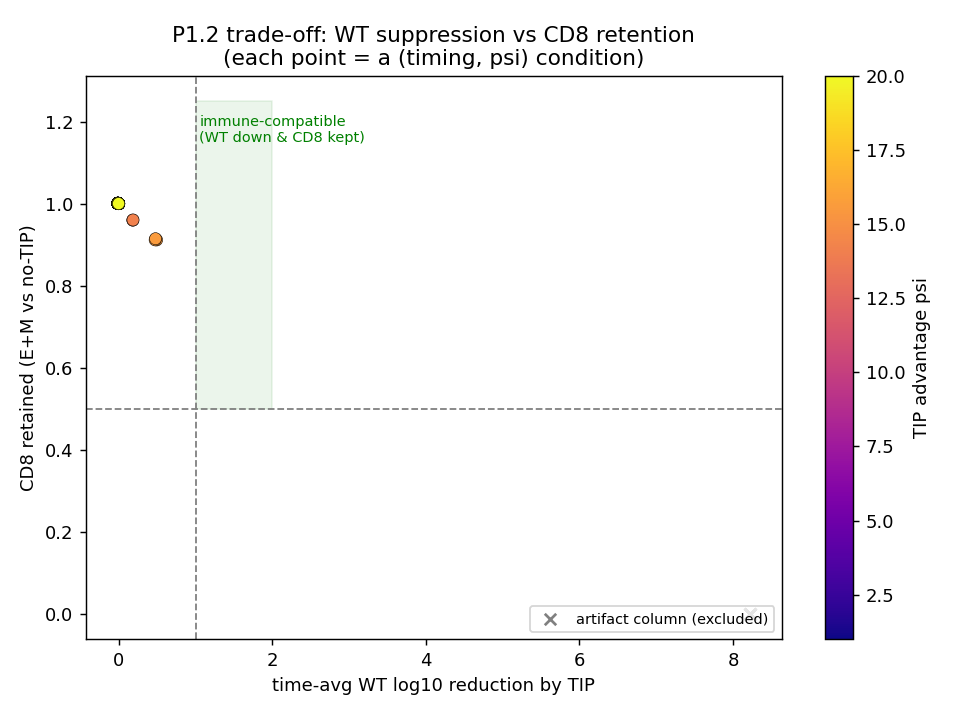

Recreate this plot in Python.
#!/usr/bin/env python3
"""Robust re-analysis of the P1.2 sweep: characterize the WT-suppression vs
CD8-retention trade-off as a Pareto scatter, immune to the oscillation-phase
confound that corrupts the (t_admin) axis. Flags the eradication-column artifact.
"""
import numpy as np
import matplotlib
matplotlib.use("Agg")
import matplotlib.pyplot as plt

d = np.load("/home/seth/dev/hiv-aids-research/analysis/p12_sweep.npz")
TADM, PSI, wt, cd8 = d["TADM"], d["PSI"], d["wtred"], d["cd8ret"]

# is the last t_admin column an artifact? a TIP effect must depend on psi;
# uniformity across psi (incl psi=1, which cannot establish) => phase artifact.
last = wt[:, -1]
print(f"last t_admin column (={TADM[-1]:.0f}d): WT-reduction range across psi "
      f"{last.min():.2f}..{last.max():.2f}  (std {last.std():.2f})")
print(f"  -> {'UNIFORM across psi => oscillation-phase artifact, excluded' if last.std() < 0.3 else 'psi-dependent, kept'}")

# build mask excluding artifact columns (any column ~uniform & high across psi)
colstd = wt.std(axis=0); colmean = wt.mean(axis=0)
artifact = (colstd < 0.3) & (colmean > 1.0)
keep = ~np.broadcast_to(artifact, wt.shape)
wtk, cd8k = wt[keep], cd8[keep]
psik = np.broadcast_to(PSI[:, None], wt.shape)[keep]

print(f"\nexcluding {artifact.sum()} artifact column(s): {wtk.size} cells")
print(f"max WT-reduction among CD8-preserving cells (cd8>=0.5): "
      f"{wtk[cd8k>=0.5].max() if (cd8k>=0.5).any() else 0:.2f} log")
print(f"min CD8 retained among strong-suppression cells (wt>=1.0): "
      f"{cd8k[wtk>=1.0].min() if (wtk>=1.0).any() else float('nan'):.2f}")
print(f"cells with wt>=1.0 AND cd8>=0.5 (immune-compatible, artifact-excluded): "
      f"{((wtk>=1.0)&(cd8k>=0.5)).sum()}")
if wtk.size > 3:
    print(f"corr(WT-reduction, CD8-retained) = {np.corrcoef(wtk, cd8k)[0,1]:.2f}")

fig, ax = plt.subplots(figsize=(7.5, 5.5))
sc = ax.scatter(wtk, cd8k, c=psik, cmap="plasma", s=45, edgecolor="k", lw=0.3)
ax.scatter(last, cd8[:, -1], marker="x", c="gray", s=40, label="artifact column (excluded)")
ax.axhline(0.5, ls="--", c="gray", lw=1); ax.axvline(1.0, ls="--", c="gray", lw=1)
ax.fill_betweenx([0.5, 1.25], 1.0, max(2, wtk.max()), color="green", alpha=0.08)
ax.text(1.05, 1.15, "immune-compatible\n(WT down & CD8 kept)", fontsize=8, color="green")
ax.set_xlabel("time-avg WT log10 reduction by TIP")
ax.set_ylabel("CD8 retained (E+M vs no-TIP)")
ax.set_title("P1.2 trade-off: WT suppression vs CD8 retention\n(each point = a (timing, psi) condition)")
fig.colorbar(sc, ax=ax, label="TIP advantage psi")
ax.legend(loc="lower right", fontsize=8)
fig.tight_layout(); fig.savefig("/home/seth/dev/hiv-aids-research/analysis/p12_pareto.png", dpi=130)
print("wrote p12_pareto.png")
